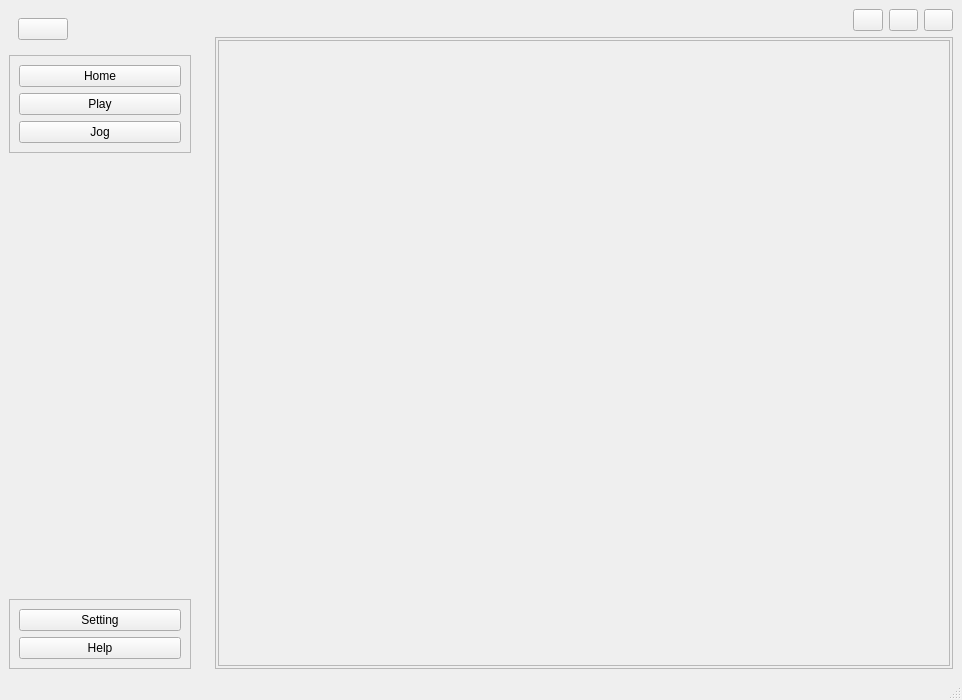
<?xml version="1.0" encoding="UTF-8"?>
<ui version="4.0">
 <class>MainWindow</class>
 <widget class="QMainWindow" name="MainWindow">
  <property name="geometry">
   <rect>
    <x>0</x>
    <y>0</y>
    <width>962</width>
    <height>700</height>
   </rect>
  </property>
  <property name="windowTitle">
   <string>MainWindow</string>
  </property>
  <widget class="QWidget" name="centralwidget">
   <layout class="QHBoxLayout" name="horizontalLayout">
    <property name="leftMargin">
     <number>0</number>
    </property>
    <property name="topMargin">
     <number>0</number>
    </property>
    <property name="rightMargin">
     <number>0</number>
    </property>
    <property name="bottomMargin">
     <number>0</number>
    </property>
    <item>
     <widget class="QWidget" name="leftMenuSubContainer" native="true">
      <property name="minimumSize">
       <size>
        <width>200</width>
        <height>0</height>
       </size>
      </property>
      <property name="maximumSize">
       <size>
        <width>200</width>
        <height>16777215</height>
       </size>
      </property>
      <layout class="QVBoxLayout" name="verticalLayout">
       <item>
        <widget class="QWidget" name="horizontalWidget" native="true">
         <property name="sizePolicy">
          <sizepolicy hsizetype="Fixed" vsizetype="Preferred">
           <horstretch>0</horstretch>
           <verstretch>0</verstretch>
          </sizepolicy>
         </property>
         <layout class="QHBoxLayout" name="horizontalLayout_2">
          <item>
           <widget class="QPushButton" name="menuButton">
            <property name="minimumSize">
             <size>
              <width>50</width>
              <height>0</height>
             </size>
            </property>
            <property name="maximumSize">
             <size>
              <width>50</width>
              <height>16777215</height>
             </size>
            </property>
            <property name="text">
             <string/>
            </property>
            <property name="icon">
             <iconset resource="../resources/icons/_icons.qrc">
              <normaloff>:/feather/icons/feather/align-justify.png</normaloff>:/feather/icons/feather/align-justify.png</iconset>
            </property>
           </widget>
          </item>
         </layout>
        </widget>
       </item>
       <item>
        <widget class="QFrame" name="verticalFrame">
         <property name="frameShape">
          <enum>QFrame::Shape::StyledPanel</enum>
         </property>
         <property name="frameShadow">
          <enum>QFrame::Shadow::Raised</enum>
         </property>
         <layout class="QVBoxLayout" name="verticalLayout_7">
          <item>
           <widget class="QPushButton" name="HomeButton">
            <property name="text">
             <string>Home</string>
            </property>
           </widget>
          </item>
          <item>
           <widget class="QPushButton" name="PlayButton">
            <property name="text">
             <string>Play</string>
            </property>
           </widget>
          </item>
          <item>
           <widget class="QPushButton" name="jogButton">
            <property name="text">
             <string>Jog</string>
            </property>
           </widget>
          </item>
         </layout>
        </widget>
       </item>
       <item>
        <spacer name="verticalSpacer">
         <property name="orientation">
          <enum>Qt::Orientation::Vertical</enum>
         </property>
         <property name="sizeHint" stdset="0">
          <size>
           <width>20</width>
           <height>40</height>
          </size>
         </property>
        </spacer>
       </item>
       <item>
        <widget class="QFrame" name="verticalFrame_2">
         <property name="frameShape">
          <enum>QFrame::Shape::StyledPanel</enum>
         </property>
         <layout class="QVBoxLayout" name="verticalLayout_8">
          <item>
           <widget class="QPushButton" name="SettingButton">
            <property name="text">
             <string>Setting</string>
            </property>
           </widget>
          </item>
          <item>
           <widget class="QPushButton" name="HelpButton">
            <property name="text">
             <string>Help</string>
            </property>
           </widget>
          </item>
         </layout>
        </widget>
       </item>
      </layout>
     </widget>
    </item>
    <item>
     <widget class="QWidget" name="mainBodyContainer" native="true">
      <layout class="QVBoxLayout" name="verticalLayout_3">
       <item>
        <widget class="QWidget" name="headerContainer" native="true">
         <property name="minimumSize">
          <size>
           <width>0</width>
           <height>0</height>
          </size>
         </property>
         <property name="maximumSize">
          <size>
           <width>16777215</width>
           <height>30</height>
          </size>
         </property>
         <layout class="QHBoxLayout" name="horizontalLayout_3">
          <property name="leftMargin">
           <number>0</number>
          </property>
          <property name="topMargin">
           <number>0</number>
          </property>
          <property name="rightMargin">
           <number>0</number>
          </property>
          <property name="bottomMargin">
           <number>0</number>
          </property>
          <item>
           <widget class="QFrame" name="tempFrame">
            <layout class="QHBoxLayout" name="horizontalLayout_6"/>
           </widget>
          </item>
          <item>
           <widget class="QFrame" name="windowBtnFrame">
            <property name="maximumSize">
             <size>
              <width>100</width>
              <height>16777215</height>
             </size>
            </property>
            <property name="styleSheet">
             <string notr="true"/>
            </property>
            <layout class="QHBoxLayout" name="horizontalLayout_5">
             <property name="leftMargin">
              <number>0</number>
             </property>
             <property name="topMargin">
              <number>0</number>
             </property>
             <property name="rightMargin">
              <number>0</number>
             </property>
             <property name="bottomMargin">
              <number>0</number>
             </property>
             <item>
              <widget class="QPushButton" name="minimizeBtn">
               <property name="text">
                <string/>
               </property>
               <property name="icon">
                <iconset resource="../resources/icons/_icons.qrc">
                 <normaloff>:/feather/icons/feather/window_minimize.png</normaloff>:/feather/icons/feather/window_minimize.png</iconset>
               </property>
              </widget>
             </item>
             <item>
              <widget class="QPushButton" name="restoreBtn">
               <property name="text">
                <string/>
               </property>
               <property name="icon">
                <iconset resource="../resources/icons/_icons.qrc">
                 <normaloff>:/feather/icons/feather/window_undock.png</normaloff>:/feather/icons/feather/window_undock.png</iconset>
               </property>
              </widget>
             </item>
             <item>
              <widget class="QPushButton" name="closeBtn">
               <property name="text">
                <string/>
               </property>
               <property name="icon">
                <iconset resource="../resources/icons/_icons.qrc">
                 <normaloff>:/feather/icons/feather/x.png</normaloff>:/feather/icons/feather/x.png</iconset>
               </property>
              </widget>
             </item>
            </layout>
           </widget>
          </item>
         </layout>
        </widget>
       </item>
       <item>
        <widget class="QFrame" name="frame">
         <property name="minimumSize">
          <size>
           <width>0</width>
           <height>50</height>
          </size>
         </property>
         <property name="frameShape">
          <enum>QFrame::Shape::StyledPanel</enum>
         </property>
         <property name="frameShadow">
          <enum>QFrame::Shadow::Raised</enum>
         </property>
         <layout class="QHBoxLayout" name="horizontalLayout_7">
          <property name="leftMargin">
           <number>2</number>
          </property>
          <property name="topMargin">
           <number>2</number>
          </property>
          <property name="rightMargin">
           <number>2</number>
          </property>
          <property name="bottomMargin">
           <number>2</number>
          </property>
          <item>
           <widget class="QStackedWidget" name="mainPage">
            <property name="minimumSize">
             <size>
              <width>0</width>
              <height>0</height>
             </size>
            </property>
            <property name="frameShape">
             <enum>QFrame::Shape::StyledPanel</enum>
            </property>
            <property name="currentIndex">
             <number>-1</number>
            </property>
           </widget>
          </item>
         </layout>
        </widget>
       </item>
      </layout>
     </widget>
    </item>
   </layout>
  </widget>
  <widget class="QStatusBar" name="statusbar"/>
 </widget>
 <resources>
  <include location="../resources/icons/_icons.qrc"/>
 </resources>
 <connections/>
</ui>
